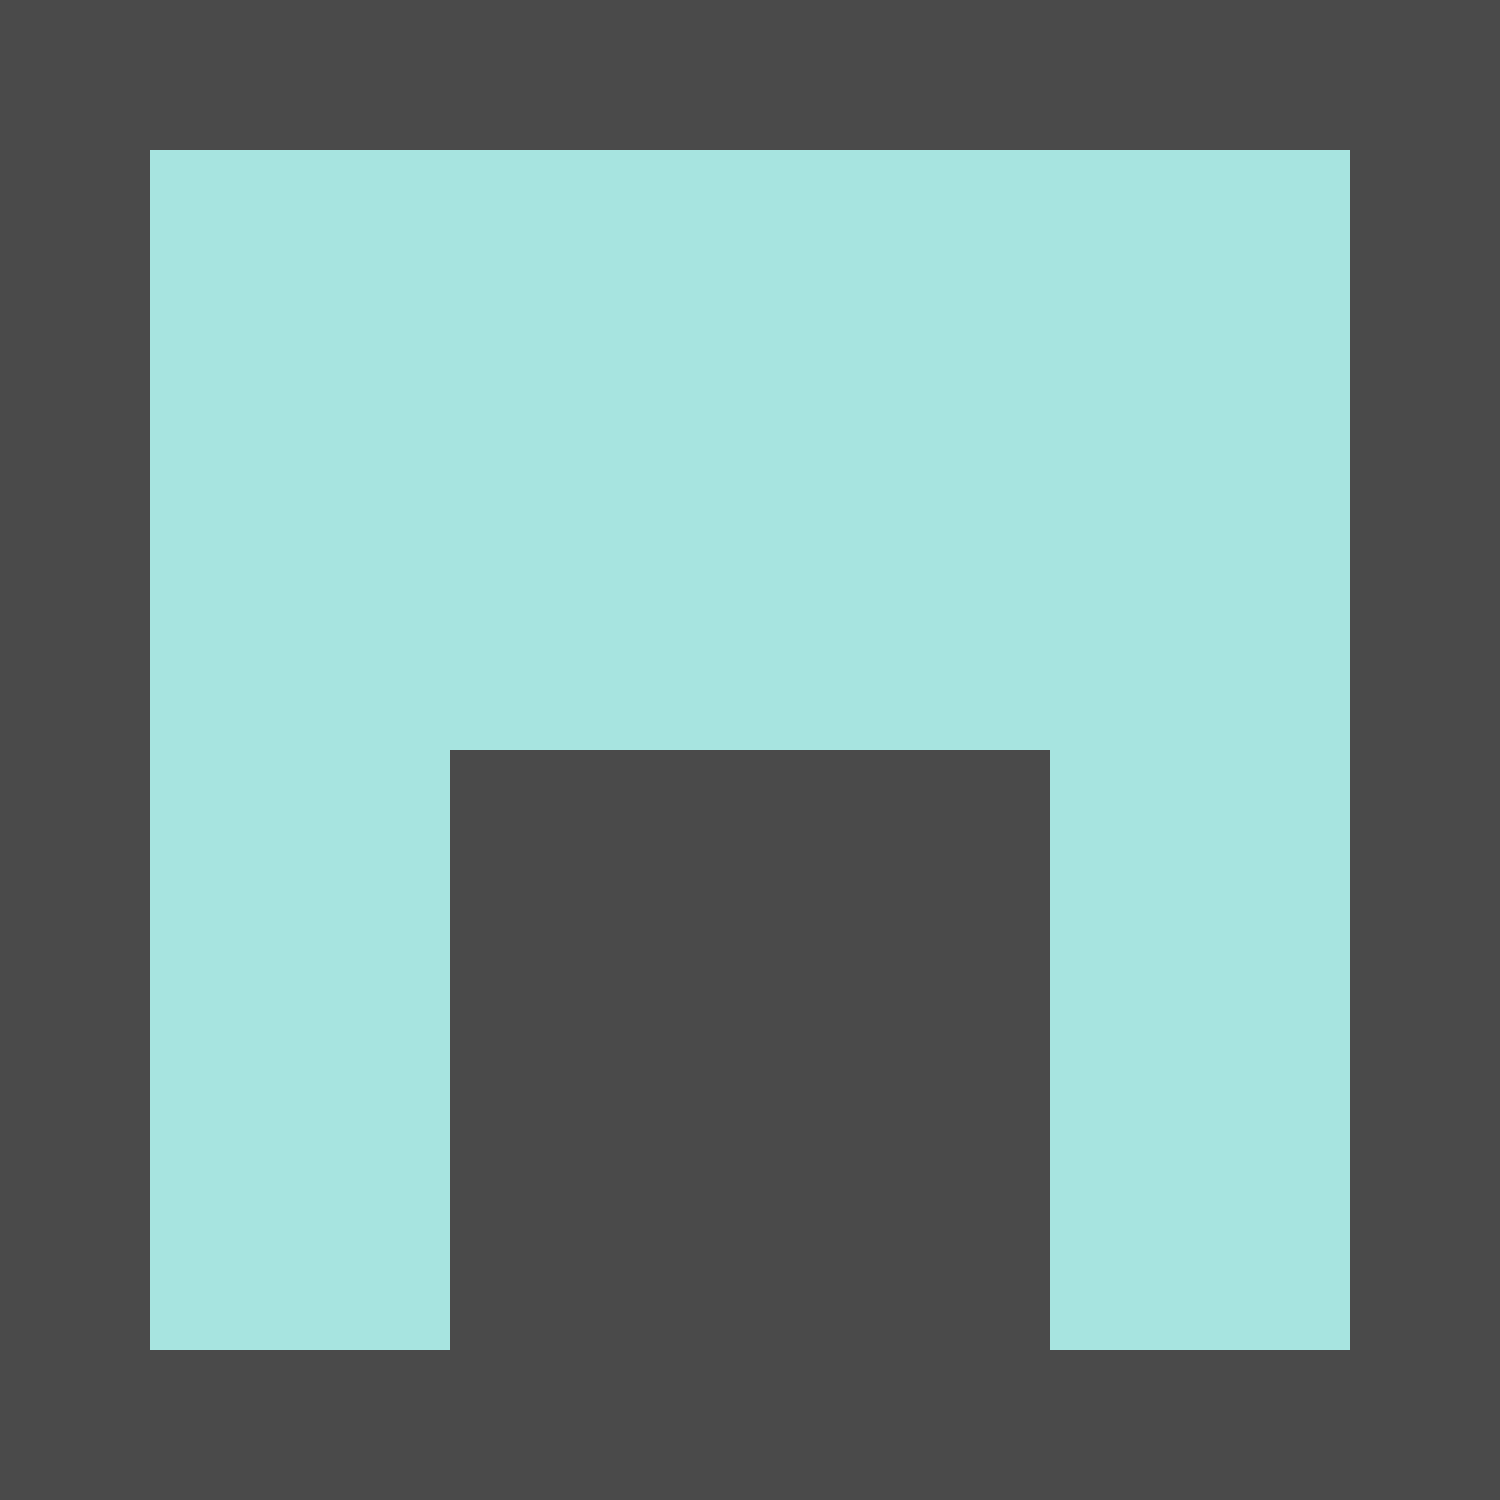

Below is a game level as drawn by its tile map, then a one-line description and the .tmx file that defines it, in full:
An orthogonal 10x10 tile map with 150x150 px tiles, 1 tile layer (tile_layer) and 28 objects.

<map version="1.2" tiledversion="1.3.1" orientation="orthogonal" renderorder="left-up" compressionlevel="-1" width="10" height="10" tilewidth="150" tileheight="150" infinite="0" nextlayerid="5" nextobjectid="31">
 <tileset firstgid="1" name="map" tilewidth="150" tileheight="150" tilecount="2" columns="2">
  <image source="../images/map.png" width="300" height="150" />
 </tileset>
 <layer id="4" name="tile_layer" width="10" height="10">
  <data encoding="csv">
1,1,1,1,1,1,1,1,1,1,
1,2,2,2,2,2,2,2,2,1,
1,2,2,2,2,2,2,2,2,1,
1,2,2,2,2,2,2,2,2,1,
1,2,2,2,2,2,2,2,2,1,
1,2,2,1,1,1,1,2,2,1,
1,2,2,1,1,1,1,2,2,1,
1,2,2,1,1,1,1,2,2,1,
1,2,2,1,1,1,1,2,2,1,
1,1,1,1,1,1,1,1,1,1
</data>
 </layer>
 <objectgroup id="2" name="body_wall">
  <object id="1" x="0" y="0" width="150" height="300" />
  <object id="2" x="0" y="300" width="150" height="300" />
  <object id="3" x="0" y="600" width="150" height="300" />
  <object id="4" x="0" y="900" width="150" height="300" />
  <object id="5" x="0" y="1200" width="150" height="300" />
  <object id="6" x="150" y="0" width="300" height="150" />
  <object id="7" x="450" y="0" width="300" height="150" />
  <object id="8" x="750" y="0" width="300" height="150" />
  <object id="9" x="1050" y="0" width="300" height="150" />
  <object id="10" x="1350" y="0" width="150" height="300" />
  <object id="11" x="1350" y="300" width="150" height="300" />
  <object id="12" x="1350" y="600" width="150" height="300" />
  <object id="13" x="1350" y="900" width="150" height="300" />
  <object id="14" x="1350" y="1200" width="150" height="300" />
  <object id="15" x="1050" y="1350" width="300" height="150" />
  <object id="16" x="750" y="1350" width="150" height="150" />
  <object id="17" x="450" y="1350" width="300" height="150" />
  <object id="18" x="150" y="1350" width="300" height="150" />
  <object id="19" x="450" y="750" width="150" height="300" />
  <object id="20" x="450" y="1050" width="150" height="300" />
  <object id="21" x="600" y="750" width="150" height="300" />
  <object id="22" x="600" y="1050" width="150" height="300" />
  <object id="23" x="750" y="750" width="150" height="300" />
  <object id="24" x="900" y="750" width="150" height="300" />
  <object id="25" x="750" y="1050" width="150" height="300" />
  <object id="26" x="900" y="1050" width="150" height="300" />
  <object id="27" x="900" y="1350" width="150" height="150" />
 </objectgroup>
 <objectgroup id="3" name="player_start">
  <object id="28" x="300" y="900">
   <point />
  </object>
 </objectgroup>
</map>